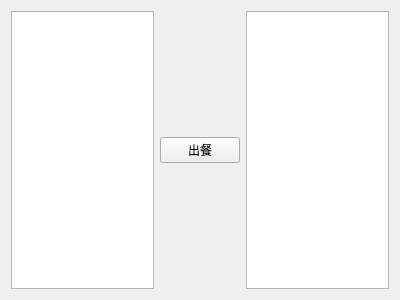
<?xml version="1.0" encoding="UTF-8"?>
<ui version="4.0">
 <class>BizManagerManageOrderWidget</class>
 <widget class="QWidget" name="BizManagerManageOrderWidget">
  <property name="geometry">
   <rect>
    <x>0</x>
    <y>0</y>
    <width>400</width>
    <height>300</height>
   </rect>
  </property>
  <property name="windowTitle">
   <string>出餐</string>
  </property>
  <layout class="QHBoxLayout" name="horizontalLayout">
   <item>
    <widget class="QTableView" name="tableViewOrder">
     <property name="editTriggers">
      <set>QAbstractItemView::NoEditTriggers</set>
     </property>
     <property name="selectionMode">
      <enum>QAbstractItemView::SingleSelection</enum>
     </property>
     <property name="selectionBehavior">
      <enum>QAbstractItemView::SelectRows</enum>
     </property>
    </widget>
   </item>
   <item>
    <widget class="QPushButton" name="pushButton">
     <property name="text">
      <string>出餐</string>
     </property>
    </widget>
   </item>
   <item>
    <widget class="QTableView" name="tableViewMeal">
     <property name="editTriggers">
      <set>QAbstractItemView::NoEditTriggers</set>
     </property>
     <property name="selectionMode">
      <enum>QAbstractItemView::SingleSelection</enum>
     </property>
     <property name="selectionBehavior">
      <enum>QAbstractItemView::SelectRows</enum>
     </property>
    </widget>
   </item>
  </layout>
 </widget>
 <resources/>
 <connections/>
</ui>
